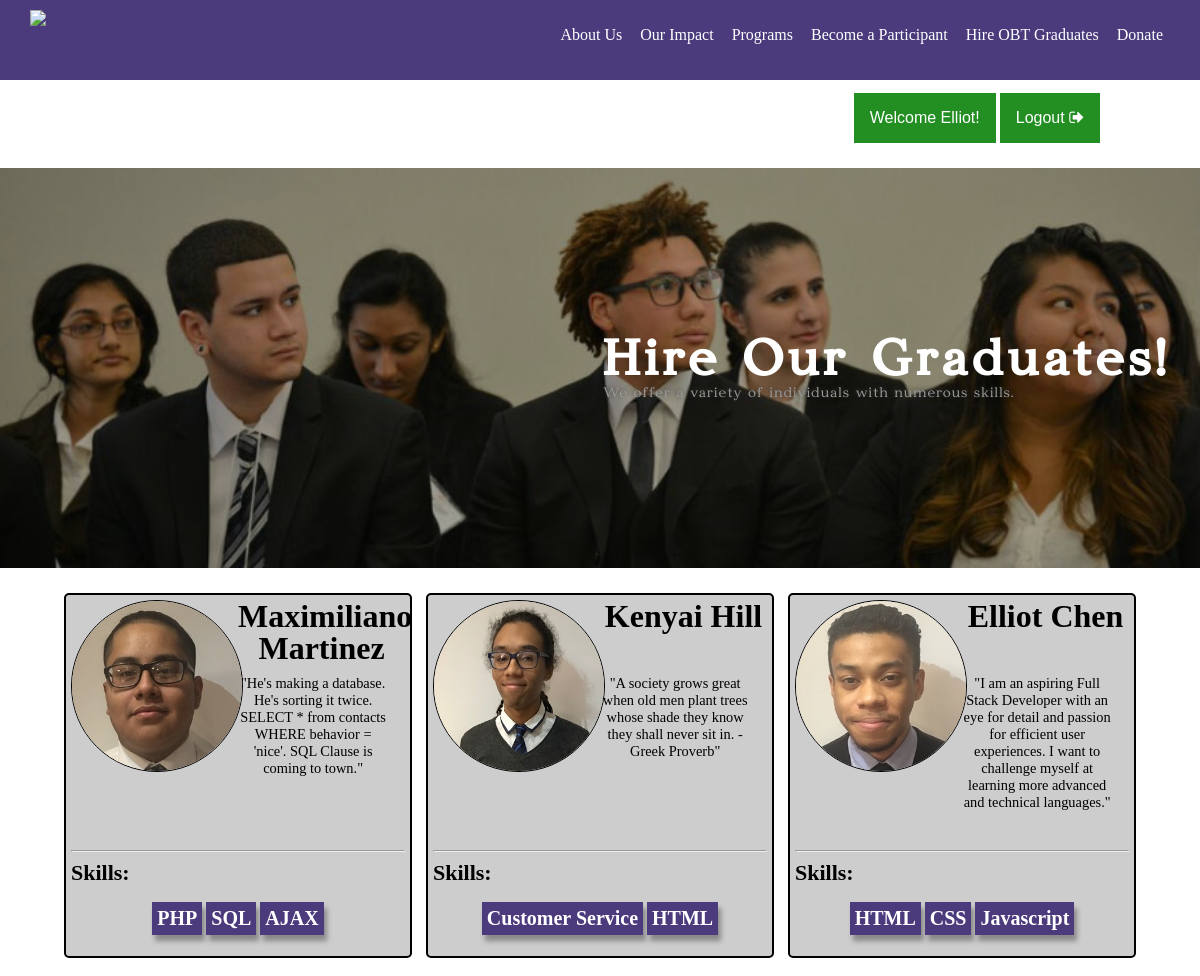
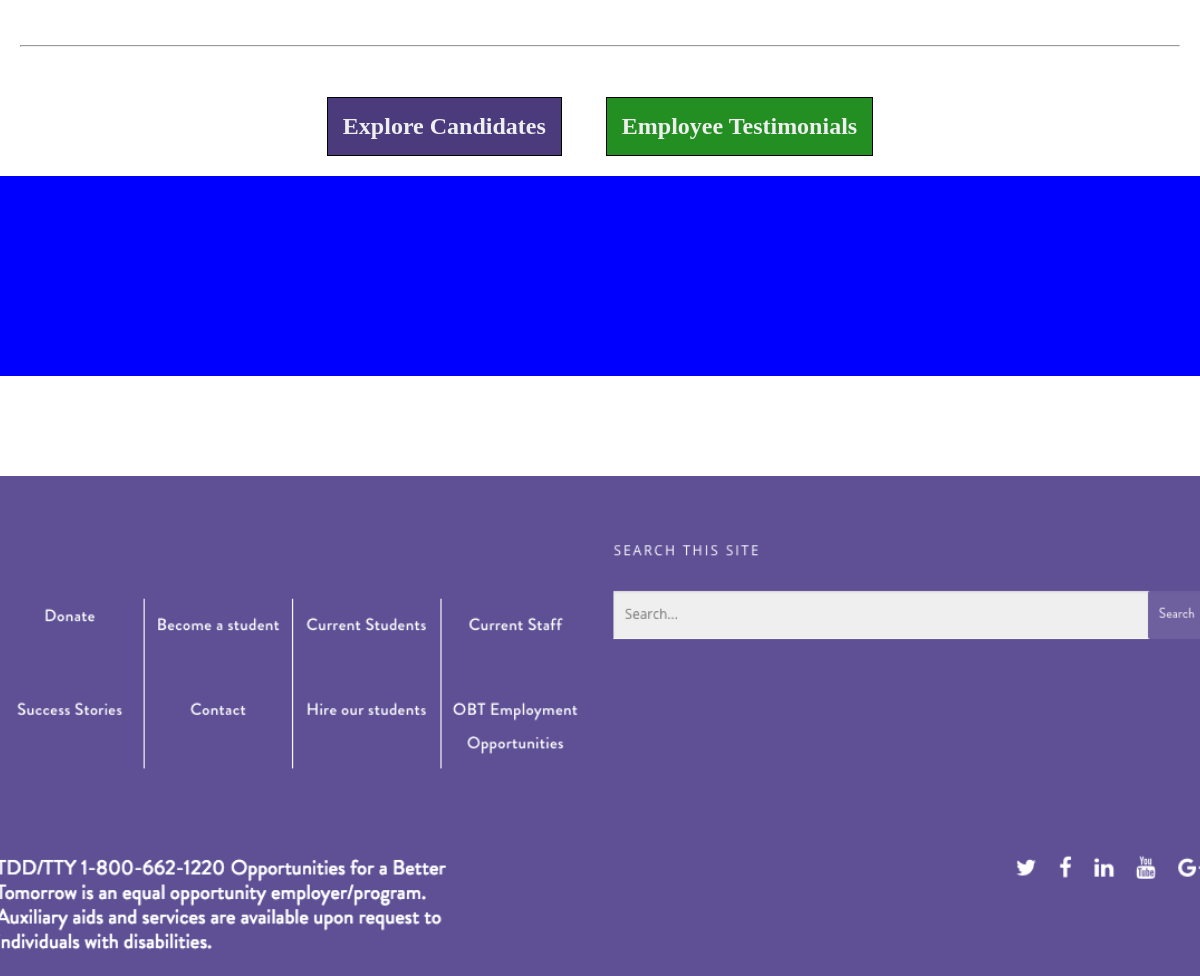
/ (signed in), run on the app's committed database (2 pictures, top to bottom).
### tables this page shows
CREATE TABLE `users` (
  `id` int(11) NOT NULL,
  `firstname` varchar(50) NOT NULL,
  `lastname` varchar(50) NOT NULL,
  `aspiring` varchar(255) DEFAULT NULL,
  `username` varchar(255) NOT NULL,
  `password` char(64) NOT NULL,
  `salt` char(16) NOT NULL,
  `email` varchar(255) NOT NULL,
  `github` varchar(50) NOT NULL,
  `linkedin` varchar(50) NOT NULL,
  `facebook` varchar(100) DEFAULT NULL,
  `twitter` varchar(100) DEFAULT NULL,
  `status` varchar(15) NOT NULL,
  `image` varchar(255) NOT NULL,
  `aboutme` varchar(200) DEFAULT NULL,
  `exploca1` varchar(50) DEFAULT NULL,
  `expdura1` varchar(50) DEFAULT NULL,
  `exptitle1` varchar(50) DEFAULT NULL,
  `expdesc1` varchar(100) DEFAULT NULL,
  `exploca2` varchar(30) DEFAULT NULL,
  `expdura2` varchar(50) DEFAULT NULL,
  `exptitle2` varchar(50) DEFAULT NULL,
  `expdesc2` varchar(100) DEFAULT NULL,
  `eduloca1` varchar(30) DEFAULT NULL,
  `edudura1` varchar(50) DEFAULT NULL,
  `edutitle1` varchar(50) DEFAULT NULL,
  `edudesc1` varchar(100) DEFAULT NULL,
  `eduloca2` varchar(30) DEFAULT NULL,
  `edudura2` varchar(50) DEFAULT NULL,
  `edutitle2` varchar(50) DEFAULT NULL,
  `edudesc2` varchar(100) DEFAULT NULL,
  `perskill1` varchar(50) DEFAULT NULL,
  `perskill2` varchar(50) DEFAULT NULL,
  `perskill3` varchar(50) DEFAULT NULL,
  `perskill4` varchar(50) DEFAULT NULL,
  `proskill1` varchar(50) DEFAULT NULL,
  `proskill2` varchar(50) DEFAULT NULL,
  `proskill3` varchar(50) DEFAULT NULL,
  `proskill4` varchar(50) DEFAULT NULL,
  `proskill5` varchar(50) DEFAULT NULL,
  `proskill6` varchar(50) DEFAULT NULL,
  `address` varchar(50) NOT NULL,
  `phone` int(11) NOT NULL
);

### index.php (called while the page is built)
<?php
	require 'app/start.php';
	$users = $db->prepare("SELECT * FROM users ORDER BY RAND()");
	$users->bindParam(1,$rand1);
	$users->bindParam(2,$rand2);
	$users->bindParam(3,$rand3);
	$users->execute();
	require VIEW_ROOT . '/home.php';
?>

### app/functions.php (called while the page is built)
<?php
function e($text) {
	return htmlspecialchars($text, ENT_QUOTES | ENT_HTML5, 'UTF-8');
}
?>

### app/views/home.php (the view, shortened to what this page needs)
<?php require VIEW_ROOT . '/templates/header.php'; ?>
<?php require VIEW_ROOT . '/templates/sessions.php'; ?>
	<div class="container">
		<div class="content-container">
			<div class="top-container">
				<div class="top-container_text">
					<h1>Hire Our Graduates!</h1>
					<p>We offer a variety of individuals with numerous skills.</p>
				</div>
			</div>
			<div class="mid-container">
				<div class="profile-container">
					<?php if(empty($users)): ?>
						<p>something is wrong</p>
					<?php else: ?>
						<?php foreach($users as $user): ?>
							<?php if(empty($user['image']) || empty($user['proskill1']) || empty($user['aboutme'])): ?>
								<?php next($user); ?>
							<?php else: ?>
								<div class="profile-display">
									<div id="student<?php echo e($user['id']); ?>" class="trainees blur">
										<div class="display-left">
											<img src="<?php echo BASE_URL; ?>/uploads/<?php echo e($user['image']); ?>">
										</div>
										<div class="display-right">
											<h1><?php echo ucwords(e($user['firstname'].' '.$user['lastname'])); ?></h1>
											<p>"<?php echo e($user['aboutme']); ?>"</p>
										</div>
										<hr>
										<div class="skills-container clear">
											<h3>Skills:</h3>
											<ul>
												<?php if(!empty($user['proskill1'])): ?>
													<li class="skill"><?php echo e($user['proskill1']); ?></li>
												<?php endif; ?>
												<?php if(!empty($user['proskill2'])): ?>
													<li class="skill"><?php echo e($user['proskill2']); ?></li>
												<?php endif; ?>
												<?php if(!empty($user['proskill3'])): ?>
													<li class="skill"><?php echo e($user['proskill3']); ?></li>
												<?php endif; ?>
											</ul>
										</div>
									</div>
								</div>
							<?php endif; ?>
						<?php endforeach; ?>
					<?php endif; ?>
				</div>
				<hr>
				<div class="btn-container">
					<a href="<?php echo BASE_URL; ?>/mockup.php">
						<div class="btn-link candidates" >
							<h1>Explore Candidates</h1>
						</div>
					</a>
					<a href="#">
						<div class="btn-link testimonials">
							<h1>Employee Testimonials</h1>
						</div>
					</a>
				</div>
			</div>
			<div class="bot-container">
			</div>
		</div>
	</div>
<?php require VIEW_ROOT . '/templates/footer.php'; ?>

### css/style.css (style rules this page uses)
html,body,h1,h3,h5,p { margin: 0; padding:0; }
a:link, a:visited, a:hover, a:active { text-decoration:none; color:initial; cursor:pointer; background:initial; }
.container { width:100%; height:auto; margin:0; padding:0; }
.top-container { width:100%; height:auto; min-height:400px; background:linear-gradient(rgba(0, 0, 0, 0.35),rgba(0, 0, 0, 0.35)), url('../images/ddg.jpg'); background-size:cover; background-repeat:no-repeat; background-position:top top; margin:0; position:relative; }
.top-container_text { color:#FFF; font-size:32px; font-family:'Edmunsbury', serif; letter-spacing:6.1px; position:absolute; top:35%; right:2.5%; }
.top-container_text p { font-size:18px; letter-spacing:1.2px; color:#999; text-shadow:-1px -1px 5px #333; }
.mid-container { min-height:400px; margin:20px; text-align:center; }
.bot-container { min-height:200px; background:blue; margin:0; }
.profile-display { width:30%; height:auto; display: inline-flex; padding:5px; color: black; cursor: pointer; border-radius: 5px; -webkit-transition: .5s; -moz-transition: .5s; -ms-transition: .5s; -o-transition: .5s; transition: .5s; }
.trainees { width:100%; min-height:350px; background-color: #cdcdcd; border:2px solid #000; padding:5px; cursor: pointer; -webkit-transition: .5s; -moz-transition: .5s; -ms-transition: .5s; -o-transition: .5s; transition: .5s; border-radius: 5px; border: black; border-style: solid; border-width: 2px; }
.display-left { width:50%; height:250px; float:left; }
.display-right { width:50%; height:250px; float:right; }
.display-right p { width:90%; font-size:0.9em; }
.skills-container { text-align:initial; }
.skills-container ul { width:100%; padding:0; text-align:center; }
.skills-container ul li { display:inline-flex; font-size: 20px; background-color: rgb(75,59,125); padding:5px; color: white; font-weight: bolder; text-align:center; }
.profile-display img { border-radius: 100%; width: 183px; height: 175px; }
.trainees img { border-radius: 100%; width: 170px; height: 170px; transition: 2000s; border: black; border-style: solid; border-width: 1px; float: left; }
.trainees h1 { color: black; height:75px; line-height: 1; font-family: "Pt sans narrow"; }
.trainees h3 { color: black; font-family: "mySecondFont"; font-size: 22px; padding: 0px; }
.skill { display: inline-block; box-shadow: 3px 6px 5px #888888; }
.btn-container { margin-top:50px; }
.btn-link { margin: auto 20px; padding:15px; display: inline-block; border:1px solid #000; font-size:12px; color:#eee; }
.candidates { background-color: rgb(75,59,125); }
.testimonials { background:#238f23; }
.profile-container { padding-bottom:50px; }

### data on the page
users: image (picture), firstname+lastname "Maximiliano Martinez", aboutme "He's making a database. He's sorting it twice. SELECT * from contacts WHERE behavior = 'nice'. SQL Clause is coming to town.", proskill1 "PHP", proskill2 "SQL", proskill3 "AJAX"
users: image (picture), firstname+lastname "Kenyai Hill", aboutme "A society grows great when old men plant trees whose shade they know they shall never sit in. -Greek Proverb", proskill1 "Customer Service", proskill2 "HTML"
users: image (picture), firstname+lastname "Elliot Chen", aboutme "I am an aspiring Full Stack Developer with an eye for detail and passion for efficient user experiences. I want to challenge myself at learning more advanced and technical languages.", proskill1 "HTML", proskill2 "CSS", proskill3 "Javascript"

### other printed values
$_SESSION['user']['firstname'] "Elliot"
